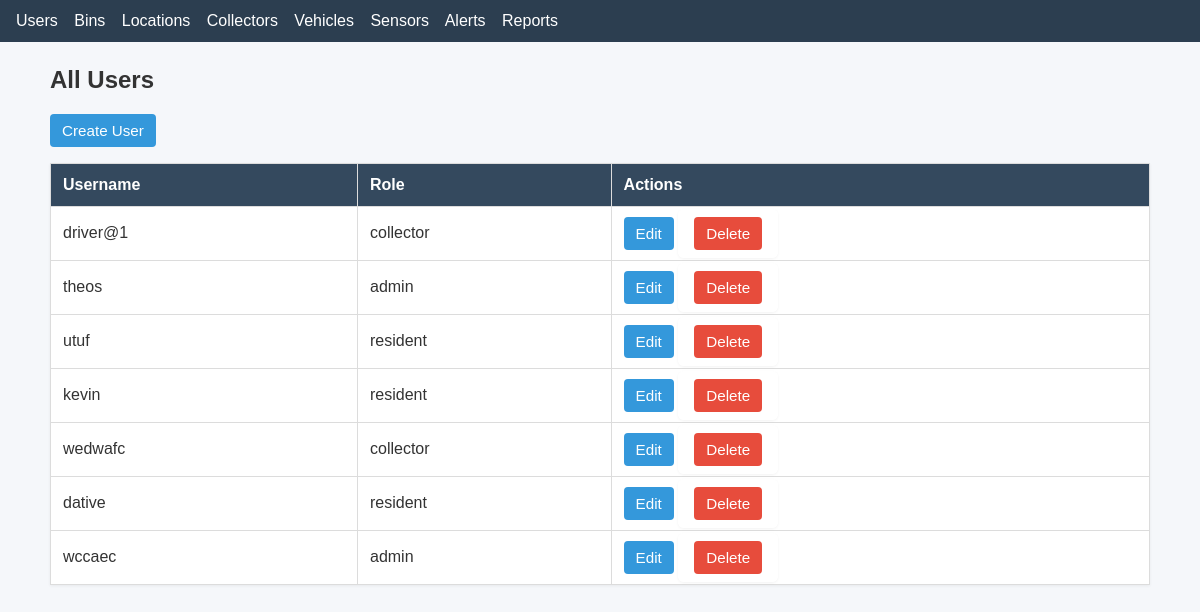
Before: /users/ with the older database file.
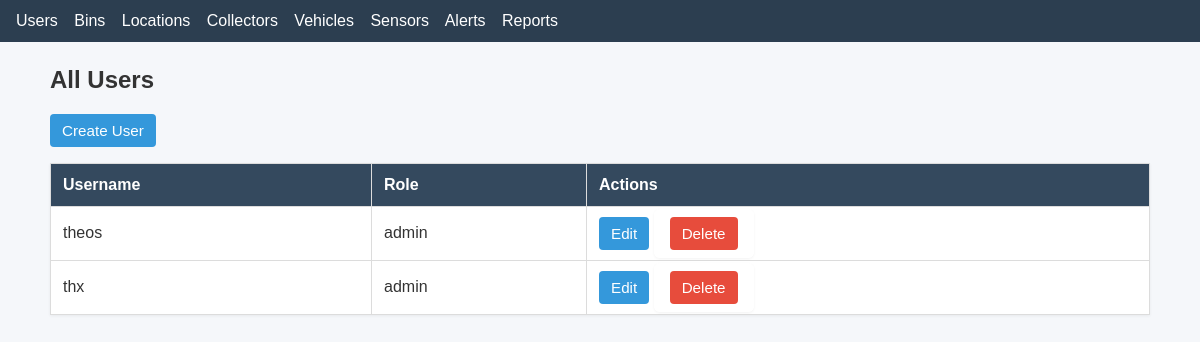
After: the same page with the newer database file.
### stwms/models.py (models this page shows)
class Users(models.Model):
    ROLE_CHOICES = [
        ('admin', 'Admin'),
        ('collector', 'Collector'),
        ('resident', 'Resident'),
    ]
    user = models.OneToOneField(User, on_delete=models.CASCADE, related_name='profile')
    role = models.CharField(max_length=20, choices=ROLE_CHOICES, default='resident')
    username = models.CharField(max_length=150, default="")
    email = models.EmailField(max_length=254, default="")
    password = models.CharField(max_length=128, default="")
    address = models.CharField(max_length=255, default="")
    phone = models.CharField(max_length=20, default="")

### stwms/views.py (the view)
# urls.py: path('users/', views.users_list, name='users_list'),
def users_list(request):
    users = Users.objects.all()
    return render(request, "users/users_list.html", {"users": users})

### stwms/templates/users/users_list.html
{% extends "base.html" %}
{% block content %}
<h2>All Users</h2>
<p><a class="btn" href="{% url 'stwms:users_create' %}">Create User</a></p>
<table>
    <thead>
        <tr>
            <th>Username</th>
            <th>Role</th>
            <th>Actions</th>
        </tr>
    </thead>
    <tbody>
    {% for user in users %}
        <tr>
            <td>
                {% if user.user %}
                    {{ user.user.username }}
                {% else %}
                    N/A
                {% endif %}
            </td>
            <td>{{ user.role }}</td>
            <td>
                <a class="btn" href="{% url 'stwms:users_update' user.pk %}">Edit</a>
                <form style="display:inline" method="post" action="{% url 'stwms:users_delete' user.pk %}">{% csrf_token %}
                    <button class="btn btn-danger" type="submit">Delete</button>
                </form>
            </td>
        </tr>
    {% empty %}
        <tr><td colspan="3">No users found.</td></tr>
    {% endfor %}
    </tbody>
</table>
{% endblock %}

### stwms/templates/base.html (shortened to what this page needs)
<!DOCTYPE html>
<html lang="en">
<head>
    {% load static %}
    <link rel="stylesheet" href="{% static 'styles.css' %}">
</head>
<body>
<nav>
    <a href="{% url 'stwms:users_list' %}">Users</a>
    <a href="{% url 'stwms:bin_list' %}">Bins</a>
    <a href="{% url 'stwms:location_list' %}">Locations</a>
    <a href="{% url 'stwms:collector_list' %}">Collectors</a>
    <a href="{% url 'stwms:vehicle_list' %}">Vehicles</a>
    <a href="{% url 'stwms:sensor_list' %}">Sensors</a>
    <a href="{% url 'stwms:alert_list' %}">Alerts</a>
    <a href="{% url 'stwms:report_list' %}">Reports</a>
</nav>
<div class="content">
    {% block content %}
    {% endblock %}
</div>
</body>
</html>

### static/styles.css (style rules this page uses)
body { font-family: Arial, Helvetica, sans-serif; background: #f5f7fa; color: #333; margin: 0; padding: 0; }
nav { background: #2c3e50; padding: 12px 16px; }
nav a { color: #fff; text-decoration: none; margin-right: 12px; }
.content { max-width: 1100px; margin: 24px auto; padding: 0 16px; }
table { width: 100%; border-collapse: collapse; background: #fff; margin-top: 12px; box-shadow: 0 1px 3px rgba(0,0,0,0.06); }
thead th { background: #34495e; color: #fff; text-align: left; padding: 12px; border: 1px solid #dcdcdc; }
tbody td { padding: 10px 12px; border: 1px solid #dcdcdc; vertical-align: middle; }
.btn { display: inline-block; padding: 8px 12px; background: #3498db; color: #fff; text-decoration: none; border-radius: 4px; border: none; cursor: pointer; font-size: 0.95rem; }
.btn-danger { background: #e74c3c; }
form { background: #fff; padding: 16px; border-radius: 6px; box-shadow: 0 1px 3px rgba(0,0,0,0.05); }

Changed rows visible on the page:
removed Users: user.username "driver@1", role "collector"
removed Users: user.username "utuf", role "resident"
removed Users: user.username "kevin", role "resident"
removed Users: user.username "wedwafc", role "collector"
removed Users: user.username "dative", role "resident"
removed Users: user.username "wccaec", role "admin"
added Users: user.username "thx", role "admin"
